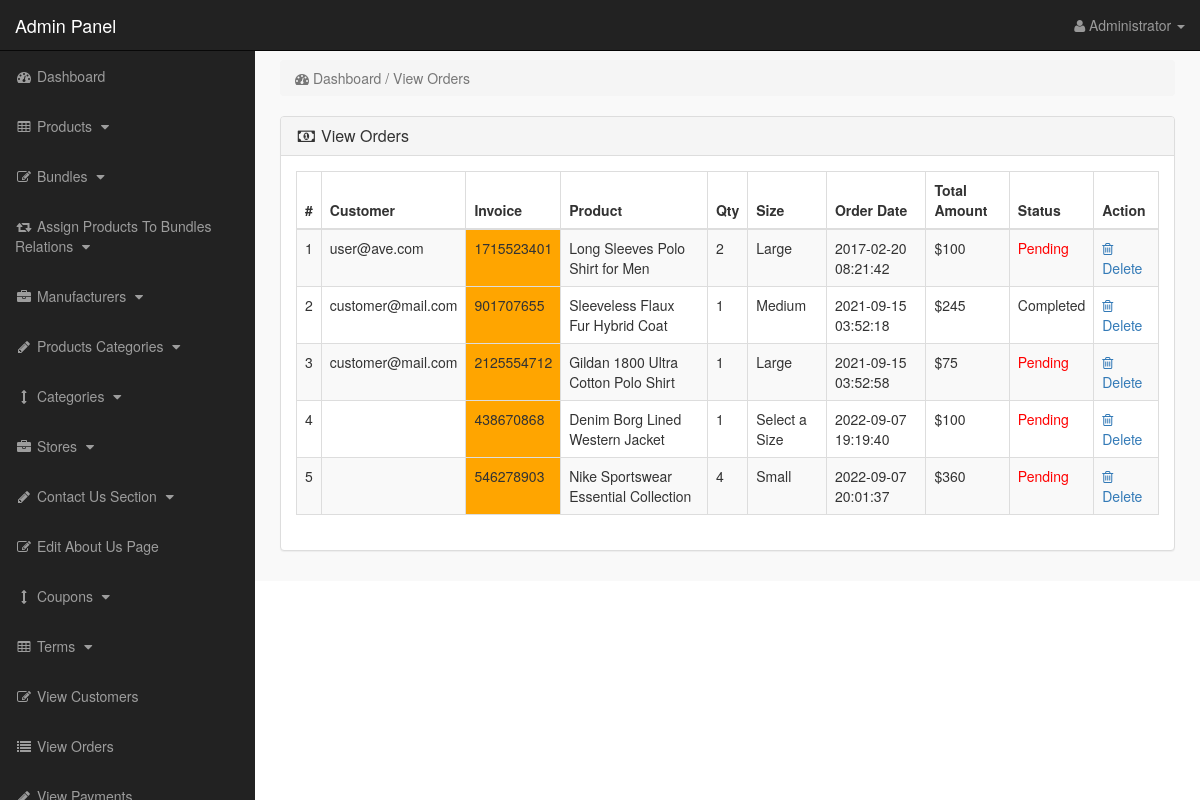
Screenshot of /admin_area/index.php?view_orders (signed in) with the database file from the repository.
### tables this page shows
CREATE TABLE `pending_orders` (
  `order_id` int(10) NOT NULL,
  `customer_id` int(10) NOT NULL,
  `invoice_no` int(10) NOT NULL,
  `product_id` text NOT NULL,
  `qty` int(10) NOT NULL,
  `size` text NOT NULL,
  `order_status` text NOT NULL
);

CREATE TABLE `customers` (
  `customer_id` int(10) NOT NULL,
  `customer_name` varchar(255) NOT NULL,
  `customer_email` varchar(255) NOT NULL,
  `customer_pass` varchar(255) NOT NULL,
  `customer_country` text NOT NULL,
  `customer_city` text NOT NULL,
  `customer_contact` varchar(255) NOT NULL,
  `customer_address` text NOT NULL,
  `customer_image` text NOT NULL,
  `customer_ip` varchar(255) NOT NULL,
  `customer_confirm_code` text NOT NULL
);

CREATE TABLE `products` (
  `product_id` int(10) NOT NULL,
  `p_cat_id` int(10) NOT NULL,
  `cat_id` int(10) NOT NULL,
  `manufacturer_id` int(10) NOT NULL,
  `date` timestamp NOT NULL DEFAULT current_timestamp() ON UPDATE current_timestamp(),
  `product_title` text NOT NULL,
  `product_url` text NOT NULL,
  `product_img1` text NOT NULL,
  `product_img2` text NOT NULL,
  `product_img3` text NOT NULL,
  `product_price` int(10) NOT NULL,
  `product_psp_price` int(100) NOT NULL,
  `product_desc` text NOT NULL,
  `product_features` text NOT NULL,
  `product_video` text NOT NULL,
  `product_keywords` text NOT NULL,
  `product_label` text NOT NULL,
  `status` varchar(255) NOT NULL
);

CREATE TABLE `customer_orders` (
  `order_id` int(10) NOT NULL,
  `customer_id` int(10) NOT NULL,
  `due_amount` int(100) NOT NULL,
  `invoice_no` int(100) NOT NULL,
  `qty` int(10) NOT NULL,
  `size` text NOT NULL,
  `order_date` timestamp NOT NULL DEFAULT current_timestamp() ON UPDATE current_timestamp(),
  `order_status` text NOT NULL
);

### admin_area/view_orders.php (the view)
<?php
if(!isset($_SESSION['admin_email'])){
echo "<script>window.open('login.php','_self')</script>";
}
else {
?>
<div class="row">
<div class="col-lg-12">
<ol class="breadcrumb">
<li class="active">
<i class="fa fa-dashboard"></i> Dashboard / View Orders
</li>
</ol>
</div>
</div>
<div class="row">
<div class="col-lg-12">
<div class="panel panel-default">
<div class="panel-heading">
<h3 class="panel-title">
<i class="fa fa-money fa-fw"></i> View Orders
</h3>
</div>
<div class="panel-body">
<div class="table-responsive">
<table class="table table-bordered table-hover table-striped">
<thead>
<tr>
<th>#</th>
<th>Customer</th>
<th>Invoice</th>
<th>Product</th>
<th>Qty</th>
<th>Size</th>
<th>Order Date</th>
<th>Total Amount</th>
<th>Status</th>
<th>Action</th>
</tr>
</thead>
<tbody>
<?php
$i = 0;
$get_orders = "select * from pending_orders";
$run_orders = mysqli_query($con,$get_orders);
while ($row_orders = mysqli_fetch_array($run_orders)) {
$order_id = $row_orders['order_id'];
$c_id = $row_orders['customer_id'];
$invoice_no = $row_orders['invoice_no'];
$product_id = $row_orders['product_id'];
$qty = $row_orders['qty'];
$size = $row_orders['size'];
$order_status = $row_orders['order_status'];
$get_products = "select * from products where product_id='$product_id'";
$run_products = mysqli_query($con,$get_products);
$row_products = mysqli_fetch_array($run_products);
$product_title = $row_products['product_title'];
$i++;
?>
<tr>
<td><?php echo $i; ?></td>
<td>
<?php
$get_customer = "select * from customers where customer_id='$c_id'";
$run_customer = mysqli_query($con,$get_customer);
$row_customer = mysqli_fetch_array($run_customer);
$customer_email = $row_customer['customer_email'];
echo $customer_email;
 ?>
 </td>
<td bgcolor="orange" ><?php echo $invoice_no; ?></td>
<td><?php echo $product_title; ?></td>
<td><?php echo $qty; ?></td>
<td><?php echo $size; ?></td>
<td>
<?php
$get_customer_order = "select * from customer_orders where order_id='$order_id'";
$run_customer_order = mysqli_query($con,$get_customer_order);
$row_customer_order = mysqli_fetch_array($run_customer_order);
$order_date = $row_customer_order['order_date'];
$due_amount = $row_customer_order['due_amount'];
echo $order_date;
?>
</td>
<td>$<?php echo $due_amount; ?></td>
<td>
<?php
if($order_status=='pending'){
echo $order_status='<div style="color:red;">Pending</div>';
}
else{
echo $order_status='Completed';
}
?>
</td>
<td>
<a href="index.php?order_delete=<?php echo $order_id; ?>" >
<i class="fa fa-trash-o" ></i> Delete
</a>
</td>
</tr>
<?php } ?>
</tbody>
</table>
</div>
</div>
</div>
</div>
</div>
<?php } ?>

### admin_area/includes/sidebar.php (shortened to what this page needs)
<?php
if(!isset($_SESSION['admin_email'])){
echo "<script>window.open('login.php','_self')</script>";
}
else {
?>
<nav class="navbar navbar-inverse navbar-fixed-top" >
<div class="navbar-header" >
<a class="navbar-brand" href="index.php?dashboard" >Admin Panel</a>
</div>
<ul class="nav navbar-right top-nav" >
<li class="dropdown" >
<a href="#" class="dropdown-toggle" data-toggle="dropdown" >
<i class="fa fa-user" ></i>
<?php echo $admin_name; ?> <b class="caret" ></b>
</a>
</li>
</ul>
<div class="collapse navbar-collapse navbar-ex1-collapse">
<ul class="nav navbar-nav side-nav">
<li>
<a href="index.php?dashboard">
<i class="fa fa-fw fa-dashboard"></i> Dashboard
</a>
</li>
<li>
<a href="#" data-toggle="collapse" data-target="#products">
<i class="fa fa-fw fa-table"></i> Products
<i class="fa fa-fw fa-caret-down"></i>
</a>
</li>
<li>
<a href="#" data-toggle="collapse" data-target="#bundles">
<i class="fa fa-fw fa-edit"></i> Bundles
<i class="fa fa-fw fa-caret-down"></i>
</a>
</li>
<li>
<a href="#" data-toggle="collapse" data-target="#relations">
<i class="fa fa-fw fa-retweet"></i> Assign Products To Bundles Relations
<i class="fa fa-fw fa-caret-down"></i>
</a>
</li>
<li>
<a href="#" data-toggle="collapse" data-target="#manufacturers">
<i class="fa fa-fw fa-briefcase"></i> Manufacturers
<i class="fa fa-fw fa-caret-down"></i>
</a>
</li>
<li>
<a href="#" data-toggle="collapse" data-target="#p_cat">
<i class="fa fa-fw fa-pencil"></i> Products Categories
<i class="fa fa-fw fa-caret-down"></i>
</a>
</li>
<li>
<a href="#" data-toggle="collapse" data-target="#cat">
<i class="fa fa-fw fa-arrows-v"></i> Categories
<i class="fa fa-fw fa-caret-down"></i>
</a>
</li>
<li>
<a href="#" data-toggle="collapse" data-target="#store">
<i class="fa fa-fw fa-briefcase"></i> Stores
<i class="fa fa-fw fa-caret-down"></i>
</a>
</li>
<li>
<a href="#" data-toggle="collapse" data-target="#contact_us">
<i class="fa fa-fw fa-pencil"> </i> Contact Us Section
<i class="fa fa-fw fa-caret-down"></i>
</a>
</li>
<li>
<a href="index.php?edit_about_us">
<i class="fa fa-fw fa-edit"></i> Edit About Us Page
</a>
</li>
<li>
<a href="#" data-toggle="collapse" data-target="#coupons">
<i class="fa fa-fw fa-arrows-v"></i> Coupons
<i class="fa fa-fw fa-caret-down"></i>
</a>
</li>
<li>
<a href="#" data-toggle="collapse" data-target="#terms" >
<i class="fa fa-fw fa-table"></i> Terms
<i class="fa fa-fw fa-caret-down"></i>
</a>
</li>
<li>
<a href="index.php?view_customers">
<i class="fa fa-fw fa-edit"></i> View Customers
</a>
</li>
<li>
<a href="index.php?view_orders">
<i class="fa fa-fw fa-list"></i> View Orders
</a>
</li>
<li>
<a href="index.php?view_payments">
<i class="fa fa-fw fa-pencil"></i> View Payments
</a>
</li>
</ul>
</div>
</nav>
<?php } ?>

### admin_area/css/style.css (style rules this page uses)
body { margin-top:100px; }
@media (min-width: 768px) { body { margin-top:50px; } }
.top-nav { padding:0 15px; }
.top-nav>li { display:inline-block; float:left; }
.top-nav>li>a { padding-top:15px; padding-bottom:15px; line-height:20px; color:#999; }
@media (min-width: 768px) { .side-nav { position:fixed; top:51px; width:255px; border-radius:0; overflow-y:auto; background-color: #222; bottom:0; overflow-x:hidden; padding-bottom:40px; } }
@media (min-width: 768px) { .side-nav>li>a { width:255px; } }
.panel-body { border-radius:5px; }

### rows the page displays
pending_orders: customer.customer_email "user@ave.com", invoice_no "1715523401", product.product_title "Long Sleeves Polo Shirt for Men", qty "2", size "Large", customer_orders.order_date "2017-02-20 08:21:42", customer_orders.due_amount "100", order_status "Pending"
pending_orders: customer.customer_email "customer@mail.com", invoice_no "901707655", product.product_title "Sleeveless Flaux Fur Hybrid Coat", qty "1", size "Medium", customer_orders.order_date "2021-09-15 03:52:18", customer_orders.due_amount "245"
pending_orders: customer.customer_email "customer@mail.com", invoice_no "2125554712", product.product_title "Gildan 1800 Ultra Cotton Polo Shirt", qty "1", size "Large", customer_orders.order_date "2021-09-15 03:52:58", customer_orders.due_amount "75", order_status "Pending"
pending_orders: invoice_no "438670868", product.product_title "Denim Borg Lined Western Jacket", qty "1", size "Select a Size", customer_orders.order_date "2022-09-07 19:19:40", customer_orders.due_amount "100", order_status "Pending"
pending_orders: invoice_no "546278903", product.product_title "Nike Sportswear Essential Collection", qty "4", size "Small", customer_orders.order_date "2022-09-07 20:01:37", customer_orders.due_amount "360", order_status "Pending"

### other values shown
$admin_name "Administrator"
